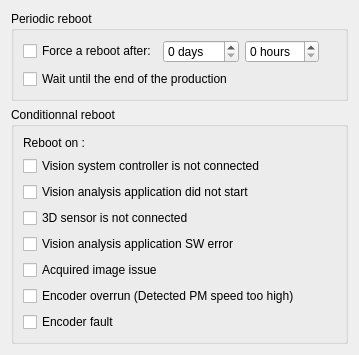
<?xml version="1.0" encoding="UTF-8"?>
<ui version="4.0">
 <class>DlgSettings</class>
 <widget class="QDialog" name="DlgSettings">
  <property name="geometry">
   <rect>
    <x>0</x>
    <y>0</y>
    <width>359</width>
    <height>344</height>
   </rect>
  </property>
  <property name="windowTitle">
   <string>Dialog</string>
  </property>
  <layout class="QVBoxLayout" name="verticalLayout_3">
   <item>
    <widget class="QGroupBox" name="BoxPeriodicReboot">
     <property name="title">
      <string>Periodic reboot</string>
     </property>
     <property name="checkable">
      <bool>false</bool>
     </property>
     <property name="checked">
      <bool>false</bool>
     </property>
     <layout class="QVBoxLayout" name="verticalLayout_2">
      <item>
       <layout class="QHBoxLayout" name="HLayoutForceReboot">
        <item>
         <widget class="QCheckBox" name="CheckBoxForceReboot">
          <property name="text">
           <string>Force a reboot after:</string>
          </property>
         </widget>
        </item>
        <item>
         <widget class="QSpinBox" name="SpinBoxForceRebootDays">
          <property name="suffix">
           <string> days</string>
          </property>
          <property name="maximum">
           <number>365</number>
          </property>
         </widget>
        </item>
        <item>
         <widget class="QSpinBox" name="SpinBoxForceRebootHours">
          <property name="suffix">
           <string> hours</string>
          </property>
          <property name="maximum">
           <number>23</number>
          </property>
         </widget>
        </item>
        <item>
         <spacer name="HSpacerForceReboot">
          <property name="orientation">
           <enum>Qt::Horizontal</enum>
          </property>
          <property name="sizeHint" stdset="0">
           <size>
            <width>40</width>
            <height>20</height>
           </size>
          </property>
         </spacer>
        </item>
       </layout>
      </item>
      <item>
       <widget class="QCheckBox" name="CheckBoxForceRebootAfterProduction">
        <property name="text">
         <string>Wait until the end of the production</string>
        </property>
       </widget>
      </item>
     </layout>
    </widget>
   </item>
   <item>
    <widget class="QGroupBox" name="BoxRebootOnAlarm">
     <property name="title">
      <string>Conditionnal reboot</string>
     </property>
     <property name="checkable">
      <bool>false</bool>
     </property>
     <property name="checked">
      <bool>false</bool>
     </property>
     <layout class="QVBoxLayout" name="verticalLayout">
      <item>
       <widget class="QLabel" name="LabelReboot">
        <property name="text">
         <string>Reboot on :</string>
        </property>
       </widget>
      </item>
      <item>
       <widget class="QCheckBox" name="OnAlarm0">
        <property name="text">
         <string>Vision system controller is not connected</string>
        </property>
       </widget>
      </item>
      <item>
       <widget class="QCheckBox" name="OnAlarm1">
        <property name="text">
         <string>Vision analysis application did not start</string>
        </property>
       </widget>
      </item>
      <item>
       <widget class="QCheckBox" name="OnAlarm2">
        <property name="text">
         <string>3D sensor is not connected</string>
        </property>
       </widget>
      </item>
      <item>
       <widget class="QCheckBox" name="OnAlarm3">
        <property name="text">
         <string>Vision analysis application SW error</string>
        </property>
       </widget>
      </item>
      <item>
       <widget class="QCheckBox" name="OnAlarm4">
        <property name="text">
         <string>Acquired image issue</string>
        </property>
       </widget>
      </item>
      <item>
       <widget class="QCheckBox" name="OnAlarm5">
        <property name="text">
         <string>Encoder overrun (Detected PM speed too high)</string>
        </property>
       </widget>
      </item>
      <item>
       <widget class="QCheckBox" name="OnAlarm6">
        <property name="text">
         <string>Encoder fault</string>
        </property>
       </widget>
      </item>
     </layout>
    </widget>
   </item>
  </layout>
 </widget>
 <resources/>
 <connections/>
</ui>
